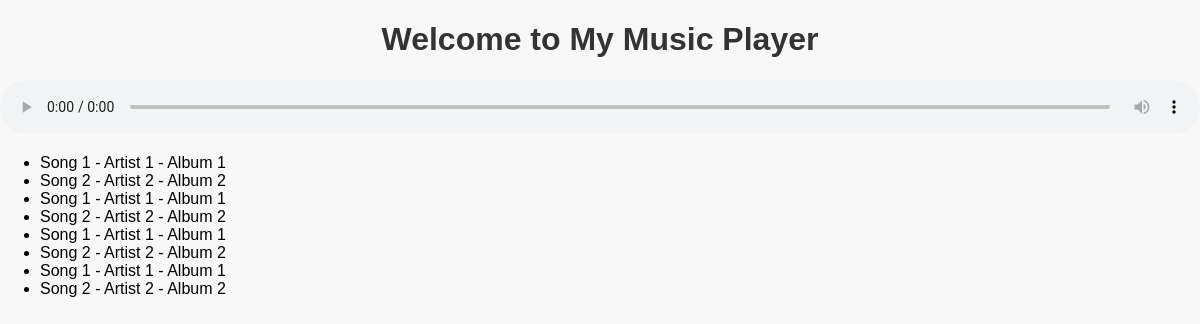
The page / on the database its author committed.
### tables this page shows
CREATE TABLE songs
             (id INTEGER PRIMARY KEY AUTOINCREMENT, title TEXT, artist TEXT, album TEXT, file_path TEXT);

### app.py (the view)
@app.route('/')
def index():
    c.execute("SELECT * FROM songs")
    songs = c.fetchall()
    return render_template('index.html', songs=songs)

### templates/index.html (shortened to what this page needs)
<!DOCTYPE html>
<html lang="en">
<head>
    <link rel="stylesheet" href="{{ url_for('static', filename='css/style.css') }}">
</head>
<body>
    <h1>Welcome to My Music Player</h1>
    <audio controls>
        <source src="{{ url_for('serve_music', filename='song.m4a') }}" type="audio/mpeg">
    </audio>
    <ul>
        {% for song in songs %}
        <li>{{ song[1] }} - {{ song[2] }} - {{ song[3] }}</li>
        {% endfor %}
    </ul>
</body>
</html>

### static/css/style.css (style rules this page uses)
body { font-family: Arial, sans-serif; background-color: #f8f8f8; margin: 0; padding: 0; }
h1 { color: #333; text-align: center; }
audio { width: 100%; margin: 20px auto; display: block; }

### rows shown on the page
songs: title "Song 1", artist "Artist 1", album "Album 1"
songs: title "Song 2", artist "Artist 2", album "Album 2"
songs: title "Song 1", artist "Artist 1", album "Album 1"
songs: title "Song 2", artist "Artist 2", album "Album 2"
songs: title "Song 1", artist "Artist 1", album "Album 1"
songs: title "Song 2", artist "Artist 2", album "Album 2"
songs: title "Song 1", artist "Artist 1", album "Album 1"
songs: title "Song 2", artist "Artist 2", album "Album 2"
